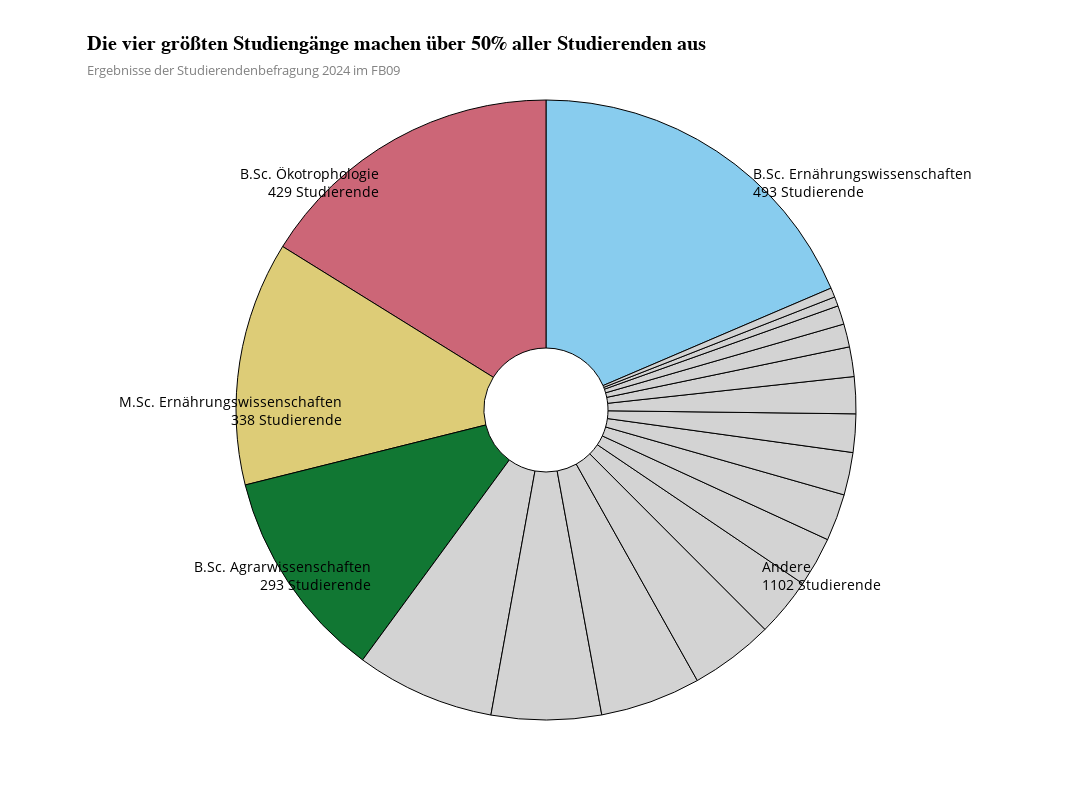

Write notebook code for a chart like this one.
### Code cell
import pandas as pd
import plotly.express as px

# Sicherstellen, dass die Spalte "Anzahl Studierende" numerisch ist
studiengang_verteilung["Anzahl Studierende"] = pd.to_numeric(studiengang_verteilung["Anzahl Studierende"], errors="coerce").fillna(0)

# Die vier größten Studiengänge identifizieren
top4_studiengaenge = studiengang_verteilung.nlargest(4, "Anzahl Studierende")["Studiengang"].tolist()

# Farbzuordnung: Top 4 in festen Farben, Rest in Grau
color_map = {studiengang: px.colors.qualitative.Safe[i] for i, studiengang in enumerate(top4_studiengaenge)}
color_map.update({studiengang: "lightgrey" for studiengang in studiengang_verteilung["Studiengang"] if studiengang not in top4_studiengaenge})

# Pie-Chart erstellen
fig = px.pie(
    studiengang_verteilung,
    values="Anzahl Studierende",
    names="Studiengang",
    title="Die vier größten Studiengänge machen über 50% aller Studierenden aus",
    subtitle="Ergebnisse der Studierendenbefragung 2024 im FB09",
    color="Studiengang",
    color_discrete_map=color_map,
    template="infoviz",
    hole=0.2
)


# Schriftgrößen und Layout anpassen
fig.update_layout(
    font=dict(size=18),  # Generelle Schriftgröße
    width=1400,  # Breite des Diagramms
    height=800,   # Höhe des Diagramms
    showlegend=False,  # Legende ausblenden
    title=dict(
        font=dict(size=20, family="Arial", weight="bold", color="black"),
        xanchor="left",  
        xref="container",
        x=0.08,
        subtitle=dict(
            font=dict(color="gray", size=13),
        ),
    ),
)

# Labels innerhalb des Pie-Charts entfernen & Linienfarbe setzen
fig.update_traces(
    textinfo="none",  # Keine direkten Labels
    marker=dict(line=dict(color="black", width=1))  # Schwarze Trennlinien zwischen Segmenten
)

studiengang = "B.Sc. Ernährungswissenschaften"
value = studiengang_verteilung.loc[studiengang_verteilung["Studiengang"] == studiengang, "Anzahl Studierende"]    
fig.add_annotation(
    text=f"{studiengang}<br>{int(value)} Studierende",  
    x=0.72, 
    y=0.9,  
    showarrow=False,
    font=dict(size=14, color="black",),
    align="left",
    xanchor="left"
)

studiengang = "B.Sc. Ökotrophologie"
value = studiengang_verteilung.loc[studiengang_verteilung["Studiengang"] == studiengang, "Anzahl Studierende"]    
fig.add_annotation(
    text=f"{studiengang}<br> {int(value)} Studierende",  
    x=0.17, 
    y=0.9,  
    showarrow=False,
    font=dict(size=14, color="black",),
    align="right",
    xanchor="left"
)

studiengang = "M.Sc. Ernährungswissenschaften"
value = studiengang_verteilung.loc[studiengang_verteilung["Studiengang"] == studiengang, "Anzahl Studierende"]    
fig.add_annotation(
    text=f"{studiengang}<br> {int(value)} Studierende",  
    x=0.04, 
    y=0.5,  
    showarrow=False,
    font=dict(size=14, color="black",),
    align="right",
    xanchor="left"
)

studiengang = "B.Sc. Agrarwissenschaften"
value = studiengang_verteilung.loc[studiengang_verteilung["Studiengang"] == studiengang, "Anzahl Studierende"]    
fig.add_annotation(
    text=f"{studiengang}<br> {int(value)} Studierende",  
    x=0.12, 
    y=0.2,  
    showarrow=False,
    font=dict(size=14, color="black",),
    align="right",
    xanchor="left",
)


value = studiengang_verteilung.loc[studiengang_verteilung["Studiengang"] == studiengang, "Anzahl Studierende"]    
fig.add_annotation(
    text=f"Andere<br>1102 Studierende",  
    x=0.73, 
    y=0.2,  
    showarrow=False,
    font=dict(size=14, color="black",),
    align="left",
    xanchor="left",
)

fig.show()

### Figure 1 — Plotly figure (JSON) as saved in the notebook; plotly's stock layout.template omitted (floating-point values rounded to 4 significant figures)
{"data": [{"customdata": [["B.Sc. Agrarwissenschaften"], ["B.Sc. Ernährungswissenschaften"], ["B.Sc. Nachwachsende Rohstoffe und Bioressourcen"], ["B.Sc. Ökotrophologie"], ["B.Sc. Umwelt und globaler Wandel"], ["M.Sc. Agrar- und Ressourcenökonomie"], ["M.Sc. Agrobiotechnologie"], ["M.Sc. Ernährungswissenschaften"], ["M.Sc. Getränketechnologie*"], ["M.Sc. Informationstechnologie"], ["M.Sc. Insect Biotechnology and Bioresources"], ["M.Sc. Nachhaltige Ernährungswirtschaft"], ["M.Sc. Nutzpflanzenwissenschaften"], ["M.Sc. Nutztierwissenschaften*"], ["M.Sc. Oenologie/Weinwirtschaft*"], ["M.Sc. Ökotrophologie"], ["M.Sc. Sustainable Transition"], ["M.Sc. Transition Management"], ["M.Sc. Umweltwissenschaften"]], "domain": {"x": [0, 1], "y": [0, 1]}, "hole": 0.2, "hovertemplate": "Studiengang=%{customdata[0]}<br>Anzahl Studierende=%{value}<extra></extra>", "labels": ["B.Sc. Agrarwissenschaften", "B.Sc. Ernährungswissenschaften", "B.Sc. Nachwachsende Rohstoffe und Bioressourcen", "B.Sc. Ökotrophologie", "B.Sc. Umwelt und globaler Wandel", "M.Sc. Agrar- und Ressourcenökonomie", "M.Sc. Agrobiotechnologie", "M.Sc. Ernährungswissenschaften", "M.Sc. Getränketechnologie*", "M.Sc. Informationstechnologie", "M.Sc. Insect Biotechnology and Bioresources", "M.Sc. Nachhaltige Ernährungswirtschaft", "M.Sc. Nutzpflanzenwissenschaften", "M.Sc. Nutztierwissenschaften*", "M.Sc. Oenologie/Weinwirtschaft*", "M.Sc. Ökotrophologie", "M.Sc. Sustainable Transition", "M.Sc. Transition Management", "M.Sc. Umweltwissenschaften"], "legendgroup": "", "marker": {"colors": ["rgb(17, 119, 51)", "rgb(136, 204, 238)", "lightgrey", "rgb(204, 102, 119)", "lightgrey", "lightgrey", "lightgrey", "rgb(221, 204, 119)", "lightgrey", "lightgrey", "lightgrey", "lightgrey", "lightgrey", "lightgrey", "lightgrey", "lightgrey", "lightgrey", "lightgrey", "lightgrey"], "line": {"color": "black", "width": 1}}, "name": "", "showlegend": true, "textinfo": "none", "type": "pie", "values": [293, 493, 69, 429, 116, 53, 139, 338, 26, 13, 81, 51, 65, 41, 32, 152, 59, 192, 13]}], "layout": {"annotations": [{"align": "left", "font": {"color": "black", "size": 14}, "showarrow": false, "text": "B.Sc. Ernährungswissenschaften<br>493 Studierende", "x": 0.72, "xanchor": "left", "y": 0.9}, {"align": "right", "font": {"color": "black", "size": 14}, "showarrow": false, "text": "B.Sc. Ökotrophologie<br> 429 Studierende", "x": 0.17, "xanchor": "left", "y": 0.9}, {"align": "right", "font": {"color": "black", "size": 14}, "showarrow": false, "text": "M.Sc. Ernährungswissenschaften<br> 338 Studierende", "x": 0.04, "xanchor": "left", "y": 0.5}, {"align": "right", "font": {"color": "black", "size": 14}, "showarrow": false, "text": "B.Sc. Agrarwissenschaften<br> 293 Studierende", "x": 0.12, "xanchor": "left", "y": 0.2}, {"align": "left", "font": {"color": "black", "size": 14}, "showarrow": false, "text": "Andere<br>1102 Studierende", "x": 0.73, "xanchor": "left", "y": 0.2}], "font": {"size": 18}, "height": 800, "legend": {"tracegroupgap": 0}, "showlegend": false, "title": {"font": {"color": "black", "family": "Arial", "size": 20, "weight": "bold"}, "subtitle": {"font": {"color": "gray", "size": 13}, "text": "Ergebnisse der Studierendenbefragung 2024 im FB09"}, "text": "Die vier größten Studiengänge machen über 50% aller Studierenden aus", "x": 0.08, "xanchor": "left", "xref": "container"}, "width": 1400}}
